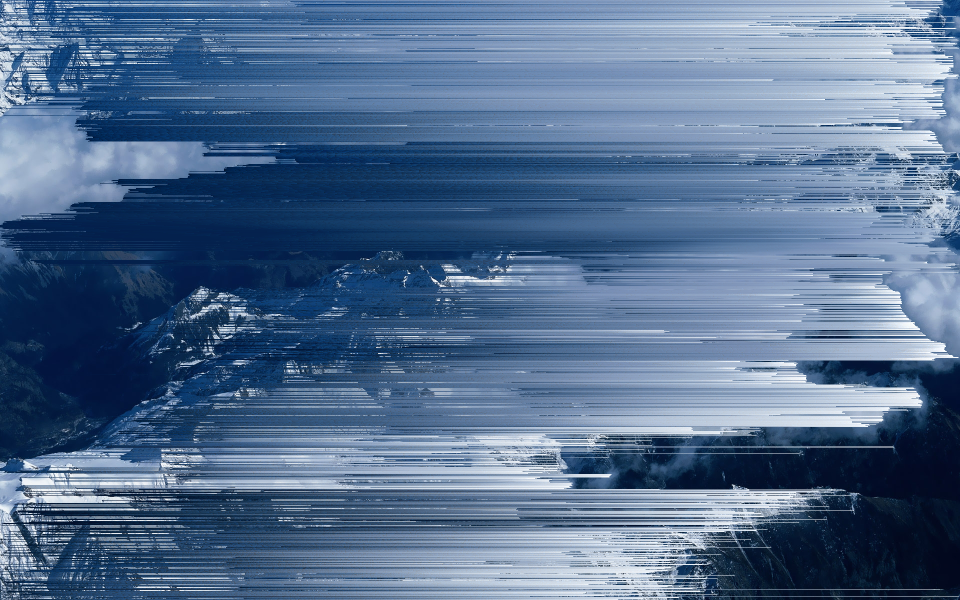
#> input picture bg.png, 1920 x 1200 px, found by its file name (shown at 1/2 size)
$ python multithread.py ../bg.png   (Python 2 division)
#> lines starting #> are read from the running program, lines starting #| are printed output that depends on the picture
# Image Distortion Script Daniel Piet 2012
import threading
import Queue
import Image
import sys
import shutil
from time import time

# moves pixels to the left
# if they pass color test (red)
def shift(imageName,red,offset):
  source=Image.open(imageName)
  x,y=source.size
  data = source.getdata()
  array=list(data)
  for x in range(len(array)):
    if array[x][1]>red:
      array[x]=array[x-offset]
  return make(array,source.size,imageName)

#saves array into image with name
def make(array,size,name):
  new = Image.new('RGB',size)
  new.putdata(array)
  new.save(name)
  return name+'.png'

# sorts pixels in between indices set by color test
# adds array to queue
def sort(imageName,array,start,fin,tol,red,grn,blu,num,queue):
  source=Image.open(imageName)
  width,height=source.size
  for i in range(start,fin):
    var=array[i*width:i*width+width]
    beg=0
    num=0
    for q in range(len(var)):
      r,g,b=var[len(var)-1-q]
      if r>=red and g>=grn and b>=blu:
        if r<red+tol or g<grn+tol or b<blu+tol:
          num=len(var)-1-q
          break
      else:
        num=0
    for q in range(len(var)):
      r,g,b=var[q]
      if r>=red and g>=grn and b>=blu:
        if r<red+tol or g<grn+tol or b<blu+tol:
          beg=q
          break
      else:
        beg=0
    if beg>=num: continue
    first=array[start*width:i*width+beg]
    last=array[i*width+num:fin*width]
    row=array[i*width+beg:i*width+num]
    row.sort()
    array=first+row+last
  queue.put(array)
  queue.task_done()

# finds average color in array
# returns 3-tuple
def aveCol(array):
  sumr=0
  sumg=0
  sumb=0
  for i in range (0,len(array),20):
    r,g,b = array[i]
    sumr+=r
    sumg+=g
    sumb+=b
  aver=sumr/(len(array)/20)
  aveg=sumg/(len(array)/20)
  aveb=sumb/(len(array)/20)
  return (aver,aveg,aveb)

# splits image array and sorts
# parts in seperate threads
def multiSort(imageName):
  thrds=20

  source=Image.open(imageName)
  data=source.getdata()
  arrayQ=list(data)
  r,g,b=aveCol(arrayQ)
  x,y=source.size

  thrice=[]
  for i in range(1,thrds+1):
      q=(x*y)/thrds
      low=q*(i-1)
      hi=q*i
      thrice.append(arrayQ[low:hi])

  jobs = []
  queue=Queue.Queue()

  stuff=[]
  t1=time()
  for i in range(1,thrds+1):
      q=(x*y)/thrds
      low=q*(i-1)
      hi=q*i
      p = threading.Thread(target=sort, args=(imageName,thrice[i-1],0,len(thrice[i-1]),2,r,g,b,i,queue,))
      p.daemon = True
      jobs.append(p)
      p.start()
      stuff.append(list(queue.get()))

  array=[]
  for i in range(len(stuff)):
    array+=stuff[i]

  make(array,source.size,imageName)

# who cares about alpha layers anyway
def clean(imageName):
  source=Image.open(imageName)
  data=source.getdata()
  array=list(data)
  if len(array[0]) == 4:
    for i in range(len(array)):
      r,g,b,a=array[i]
      array[i]=(r,g,b)
  make(array,source.size,imageName)

# do the stuff
def main():
  name='/glitchit/uploads/' + sys.argv[1]
  clean(name)
#> in clean, source is the input picture: PIL image 1920x1200 RGB; mean R, G, B 83.4, 109.5, 142.4
#> in clean, `array=list(data)`: array = 2304000 items
#> in make, `new = Image.new('RGB',size)`: new: PIL image 1920x1200 RGB; every value is 0
  multiSort(name)
#> the loop in aveCol, `for i in range (0,len(array),20):` made 115200 passes
#> (i, r, g, b, sumr, sumg, sumb) on passes 2 to 4: (20, 196, 213, 233, 331, 382, 440), (40, 176, 190, 217, 507, 572, 657), (60, 8, 59, 124, 515, 631, 781)
#> after the loop in aveCol, `for i in range (0,len(array),20):`: sumb = 16409356; sumg = 12622341; sumr = 9613313
#> in aveCol, `aver=sumr/(len(array)/20)`: aver = 83
#> in aveCol, `aveg=sumg/(len(array)/20)`: aveg = 109
#> in aveCol, `aveb=sumb/(len(array)/20)`: aveb = 142
#> in multiSort, `r,g,b=aveCol(arrayQ)`: r = 83; g = 109; b = 142
#> after the loop in multiSort, `for i in range(1,thrds+1):`: thrice = 20 items
#> the loop in multiSort, `for i in range(len(stuff)):` made 20 passes
  shift(name,100,15000)
#> in shift, `array=list(data)`: array = 2304000 items
#> call 3 of make, with size = (1920, 1200), name = '/glitchit/uploads/../bg.png'
#> in make (call 3), `new.putdata(array)`:
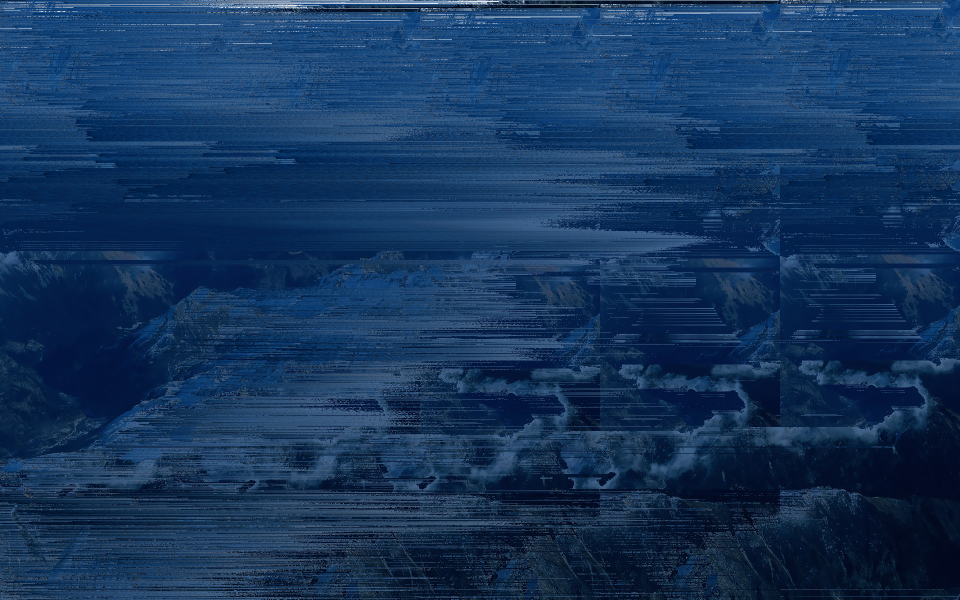
#> new: PIL image 1920x1200 RGB (shown at 1/2 size); mean R, G, B 20.9, 52.6, 91.1

main()
